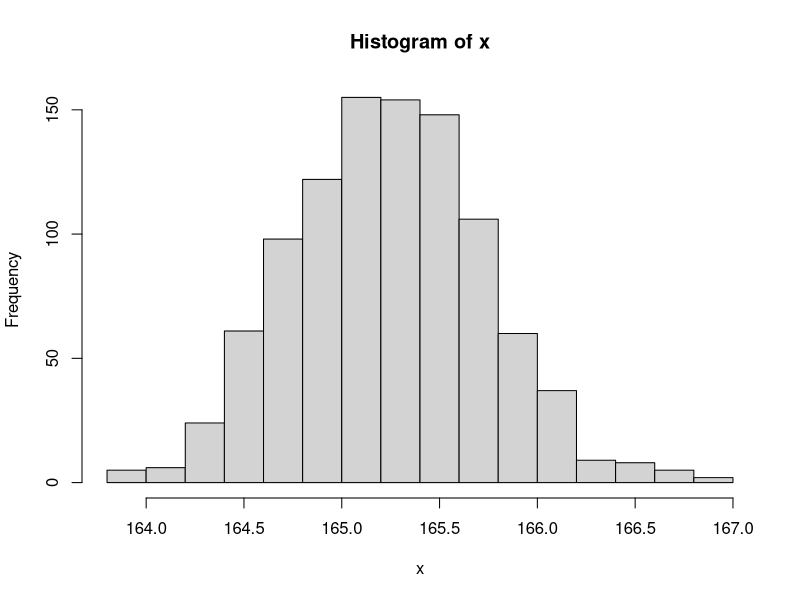

The R script that drew this image:
# chap10_Hypothesis_Test

# 가설(Hypothesis) : 어떤 사건을 설명하기 위한 가정 
# 검정(test) : 표본에 의해서 구해진 통계량으로 가설 채택/기각 과정 
# 추정(estimation) : 표본을 통해서 모집단을 확률적으로 추측   


# 검정통계량 : 표본에 의해서 계산된 통계량(표본평균, 표본표준편차)
# 모수 : 모집단에 의해서 나온 통계량(모평균, 모표준편차)  
# 오차 : 검정통계량과 모수 간의 차이 
# 오차범위 : 오차범위가 벗어나면 모수와 차이가 있다고 본다.
# 유의수준 : 오차 범위의 기준(통상 : 알파=0.05)


# 추정 방법 
# 1) 점 추정 : 제시된 한 개의 값과 검정통계량을 직접 비교하여
#    가설 기각유무를 결정 
# ex) 우리나라 중학교 2학년 남학생 평균키는 165.2cm로 추정

# 2) 구간 추정 : 신뢰구간과 검정통계량을 비교하여 가설 기각유무 결정 
# 신뢰구간 : 오차범위에 의해서 결정된 하한값과 상한값의 범위 
# ex) 우리나라 중학교 2학년 남학생 평균키는 164.5 ~ 165.5cm로 추정

########################################
## 가설과 검정
########################################

# 귀무가설(H0) : 중2 남학생 평균키는 165.1~165.3cm 추정

# 모집단 -> 표준(1,000명)
x <- rnorm(1000, mean = 165.2, sd=0.5)
length(x)

hist(x)
# 정규성검정( H0 : 정규분포와 차이가 없다.)-채택
shapiro.test(x)
# data:  x
# W = 0.99891, p-value = 0.8262
# w : 검정통계량 -> p-value : 유의확률
# 검정 :p-value >= 알파(0.05) ---귀무가설 채택


# 1. 평균차이 검정
# 귀무가설 : 평균키가 165.2cm와 차이가 없다.
t.test(x, mu=165.2)
# data:  x
# t = -0.49259, df = 999, : 검정통계량 (t, df)
# p-value = 0.6224 : p >= 알파(0.05)
# alternative hypothesis: true mean is not equal to 165.2
# 95 percent confidence interval: 95% 신뢰수준
#   165.1621 ~ 165.2227 : 신뢰구간(채택역)
# sample estimates:
#   mean of x 
# 165.1924      : x 실제 평균


# 2. 기각역의 평균 검정
t.test(x, mu=165.1)
# 귀무가설 : 평균키가 165.1cm와 차이가 없다.

# data:  x
# t = 5.9871, df = 999, 
# p-value = 2.976e-09 < 알파(0.05) : 귀무가설 기각
# alternative hypothesis: true mean is not equal to 165.1
# 95 percent confidence interval:
#   165.1621 165.2227
# sample estimates:
#   mean of x 
# 165.1924

# 3. 신뢰수준 99%
?t.test # conf.level = 0.95 기본값
t.test(x, mu=165.21, conf.level = 0.99)
# data:  x
# t = -1.1406, df = 999, p-value = 0.2543 
# alternative hypothesis: true mean is not equal to 165.21
# 99 percent confidence interval:
#   165.1526 ~ 165.2322 : 채택역 늘어남.
# sample estimates:
#   mean of x 
# 165.1924 
# [해설] 신뢰수준 향상 -> 채택역 확장 (비례관계)













